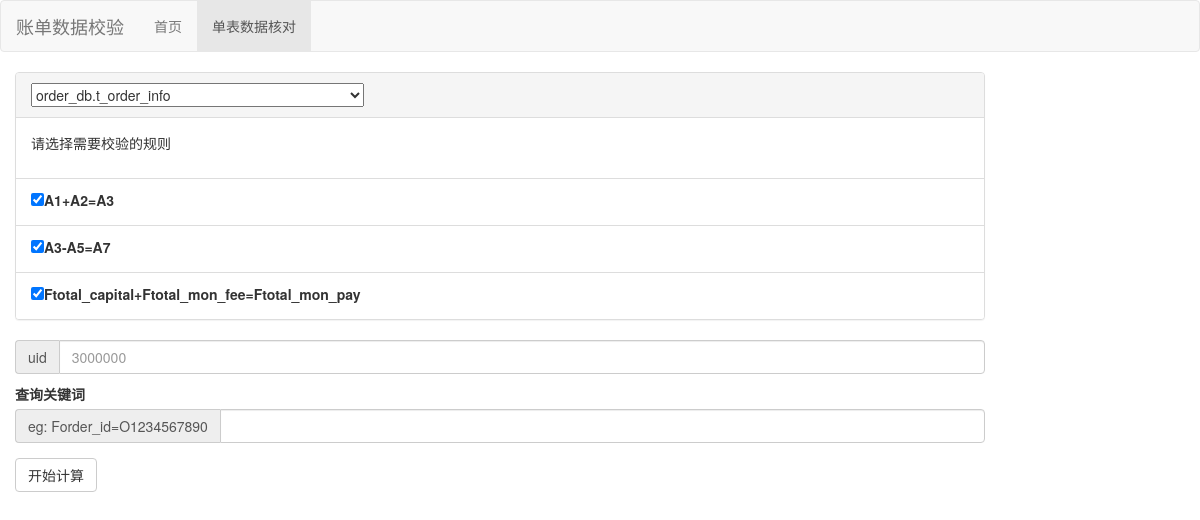
/check/monocpt/, run on an earlier commit of the app's database.
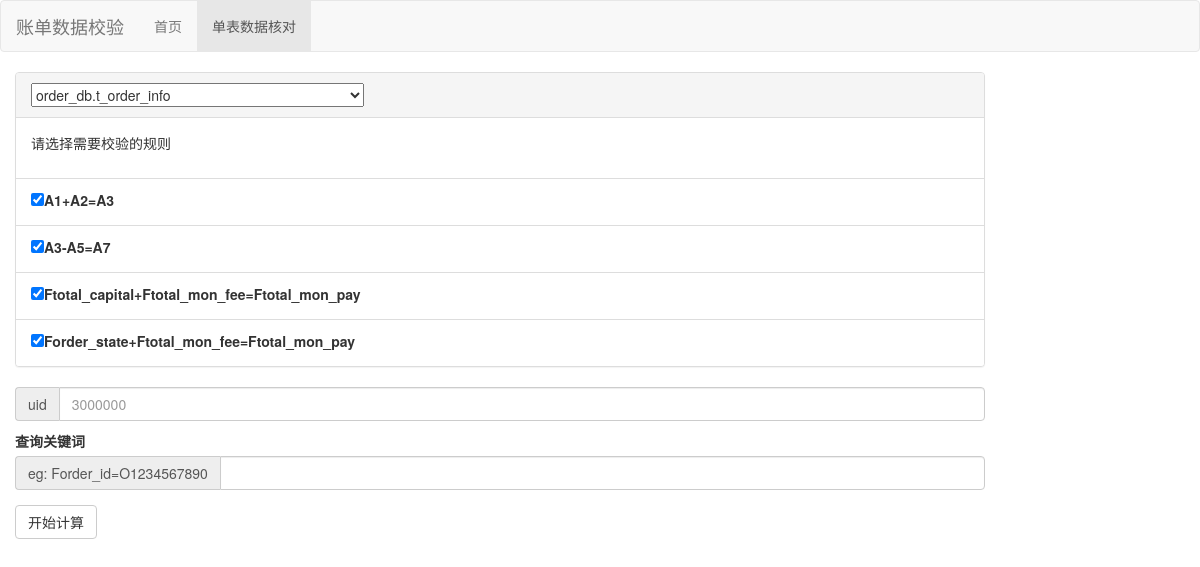
And on a later commit of the database.
### check/models.py (models this page shows, shortened)
class RulesForMono(models.Model):
    rule_type = models.CharField(max_length=15, choices=(('computation', '单库表数据校对'),('observation', '单表状态维度校验')), default='computation')
    rules_for_computation = models.TextField(max_length=100, null=True, blank=True)
    fields_for_observation = models.TextField(max_length=100, null=True, blank=True)
    related_tables = models.ForeignKey(TableSets, on_delete=models.DO_NOTHING)
    create_time = models.DateTimeField(auto_now_add=True)
    last_modify_time = models.DateTimeField(auto_now=True)
    class Meta:
        db_table = 'rules_for_mono'

### check/views.py (the view)
# urls.py: path('monocpt/', mono_computaion, name='monocpt_pre'),
def mono_computaion(request):
    table_name = request.GET.get('', '')
    print(request.GET)
    print(table_name)
    if table_name=='':
        table_id=1
        current_queryset = TableSets.objects.filter(Tid=table_id)[0]
        current_table= current_queryset.database_name+'.'+current_queryset.table_name
    else:
        table_info = table_name.split('.')
        print(table_info)
        current_table = '.'.join(table_info)
        table_id = TableSets.objects.filter(database_name=table_info[0], table_name=table_info[1])[0].Tid
    tables = TableSets.objects.all()
    rules = RulesForMono.objects.filter(related_tables=table_id, rule_type='computation')#用request获取related_tables
    rule_list = []
    table_list = []
    for table in tables:
        table_list.append(table.database_name+'.'+table.table_name)
    for rule in rules:
        rule_list.append(rule.rules_for_computation)
    context = {'table_list': table_list,
               'rule_list': rule_list,
               'current_table': current_table,
               }
    return render(request, "monocpt.html", context)

### check/templates/monocpt.html (shortened to what this page needs)
{% extends "base.html"%}
{% block monocpt_pre %}
active
{% endblock %}
{% block content %}
<div class="container-fluid">
    <div class="row">
        <div class="col-sm-10">
            <div class="panel panel-default">
                <div class="panel-heading">
                    <select onchange="table_chosen()">
                        {% for table in table_list %}
                        {% if table == current_table %}
                        <option value={{table}} name="table_chosen" selected="selected">{{ table }}</option>
                        {% else %}
                        <option value={{table}} id={{table}} name="table_chosen">{{ table }}</option>
                        {% endif %}
                        {% endfor %}
                    </select>
                </div>
                <div class="panel-body">
                    <p>请选择需要校验的规则</p>
                </div>
                <ul class="list-group">
                    {% for rule in rule_list %}
                    <li class="list-group-item"><input type="checkbox" name="rules" checked="checked" id={{rule}} class="rules"><label for={{rule}}>{{rule}}</label></li>
                    {% empty %}
                    <p>检查一下，哪里出问题了</p>
                    {% endfor %}
                </ul>
            </div>
            <div class="input-group input-group-md" style="margin-bottom: 10px">
                <span class="input-group-addon" id="basic-addon1">uid</span>
                <input type="text" class="form-control" placeholder="3000000" name="uid" aria-describedby="basic-addon1">
            </div>
            <label for="basic-url">查询关键词</label>
            <div class="input-group input-group-md" style="margin-bottom: 15px">
                <span class="input-group-addon" id="basic-addon3">eg: Forder_id=O1234567890</span>
                <input type="text" class="form-control" id="basic-url" name="key" aria-describedby="basic-addon3">
            </div>
            <div class="btn-group" role="group" aria-label="...">
                <button type="button" class="btn btn-default" onclick="run()">开始计算</button>
            </div>
        </div>
    </div>
</div>
{% endblock %}

### billcheck/templates/base.html (shortened to what this page needs)
{% load staticfiles %}
<!DOCTYPE html>
<html lang="zh-CN">
<head>
    <link rel="stylesheet" href="{% static 'base.css' %}">
    <link rel="stylesheet" href="{% static 'bootstrap-3.3.7/css/bootstrap.min.css' %}">
</head>
<body>
<div class="navbar navbar-default" role="navigation">
    <div class="container-fluid">
        <div class="navbar-header">
            <p class="navbar-brand" style="margin-bottom: 0px;">账单数据校验</p>
        </div>
        <div id="navbar-collapse" class="collapse navbar-collapse">
            <ul class="nav navbar-nav">
                <li class="{% block homepage %}{% endblock %}">
                    <a  href="{% url 'home' %}">首页</a>
                </li >
                <li class="{% block monocpt_pre %}{% endblock %}">
                    <a href="{% url 'monocpt_pre' %}">单表数据核对</a>
                </li>
            </ul>
        </div>
    </div>
</div>
{% block content %}{% endblock %}
</body>
</html>

### static/base.css (style rules this page uses)
* { margin: 0px; padding: 0px; }

What changed in the data, as far as the page shows it:
added RulesForMono: rule_list "Forder_state+Ftotal_mon_fee=Ftotal_mon_pay"
